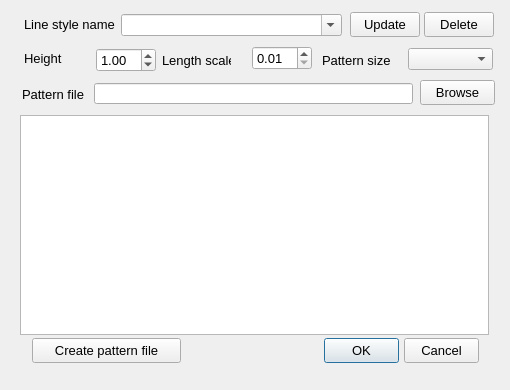
<?xml version="1.0" encoding="UTF-8"?>
<ui version="4.0">
 <class>DefinePatternStyle_Dialog</class>
 <widget class="QDialog" name="DefinePatternStyle_Dialog">
  <property name="geometry">
   <rect>
    <x>0</x>
    <y>0</y>
    <width>510</width>
    <height>390</height>
   </rect>
  </property>
  <property name="minimumSize">
   <size>
    <width>510</width>
    <height>390</height>
   </size>
  </property>
  <property name="maximumSize">
   <size>
    <width>510</width>
    <height>390</height>
   </size>
  </property>
  <property name="font">
   <font>
    <pointsize>10</pointsize>
   </font>
  </property>
  <property name="windowTitle">
   <string>Define pattern line style</string>
  </property>
  <widget class="QPushButton" name="_2">
   <property name="geometry">
    <rect>
     <x>404</x>
     <y>338</y>
     <width>75</width>
     <height>25</height>
    </rect>
   </property>
   <property name="font">
    <font>
     <family>Arial</family>
     <pointsize>10</pointsize>
    </font>
   </property>
   <property name="text">
    <string>Cancel</string>
   </property>
   <property name="autoDefault">
    <bool>false</bool>
   </property>
  </widget>
  <widget class="QPushButton" name="_1">
   <property name="geometry">
    <rect>
     <x>324</x>
     <y>338</y>
     <width>75</width>
     <height>25</height>
    </rect>
   </property>
   <property name="font">
    <font>
     <family>Arial</family>
     <pointsize>10</pointsize>
    </font>
   </property>
   <property name="text">
    <string>OK</string>
   </property>
   <property name="default">
    <bool>true</bool>
   </property>
  </widget>
  <widget class="QLabel" name="label_4">
   <property name="geometry">
    <rect>
     <x>24</x>
     <y>48</y>
     <width>53</width>
     <height>20</height>
    </rect>
   </property>
   <property name="font">
    <font>
     <family>Arial</family>
     <pointsize>10</pointsize>
    </font>
   </property>
   <property name="text">
    <string>Height</string>
   </property>
   <property name="alignment">
    <set>Qt::AlignLeading|Qt::AlignLeft|Qt::AlignVCenter</set>
   </property>
  </widget>
  <widget class="QLabel" name="label_6">
   <property name="geometry">
    <rect>
     <x>322</x>
     <y>50</y>
     <width>79</width>
     <height>20</height>
    </rect>
   </property>
   <property name="font">
    <font>
     <family>Arial</family>
     <pointsize>10</pointsize>
    </font>
   </property>
   <property name="text">
    <string>Pattern size</string>
   </property>
   <property name="alignment">
    <set>Qt::AlignLeading|Qt::AlignLeft|Qt::AlignVCenter</set>
   </property>
  </widget>
  <widget class="QLabel" name="label_7">
   <property name="geometry">
    <rect>
     <x>24</x>
     <y>14</y>
     <width>93</width>
     <height>20</height>
    </rect>
   </property>
   <property name="font">
    <font>
     <family>Arial</family>
     <pointsize>10</pointsize>
    </font>
   </property>
   <property name="text">
    <string>Line style name</string>
   </property>
   <property name="alignment">
    <set>Qt::AlignLeading|Qt::AlignLeft|Qt::AlignVCenter</set>
   </property>
  </widget>
  <widget class="QComboBox" name="_110">
   <property name="geometry">
    <rect>
     <x>121</x>
     <y>14</y>
     <width>221</width>
     <height>22</height>
    </rect>
   </property>
   <property name="font">
    <font>
     <pointsize>10</pointsize>
    </font>
   </property>
   <property name="editable">
    <bool>true</bool>
   </property>
  </widget>
  <widget class="QPushButton" name="_121">
   <property name="geometry">
    <rect>
     <x>424</x>
     <y>12</y>
     <width>70</width>
     <height>25</height>
    </rect>
   </property>
   <property name="font">
    <font>
     <family>Arial</family>
     <pointsize>10</pointsize>
    </font>
   </property>
   <property name="text">
    <string>Delete</string>
   </property>
  </widget>
  <widget class="QPushButton" name="_120">
   <property name="geometry">
    <rect>
     <x>350</x>
     <y>12</y>
     <width>70</width>
     <height>25</height>
    </rect>
   </property>
   <property name="font">
    <font>
     <family>Arial</family>
     <pointsize>10</pointsize>
    </font>
   </property>
   <property name="text">
    <string>Update</string>
   </property>
  </widget>
  <widget class="QComboBox" name="_112">
   <property name="geometry">
    <rect>
     <x>408</x>
     <y>48</y>
     <width>85</width>
     <height>22</height>
    </rect>
   </property>
   <property name="font">
    <font>
     <pointsize>10</pointsize>
    </font>
   </property>
   <property name="editable">
    <bool>false</bool>
   </property>
  </widget>
  <widget class="QLabel" name="label_8">
   <property name="geometry">
    <rect>
     <x>22</x>
     <y>84</y>
     <width>67</width>
     <height>20</height>
    </rect>
   </property>
   <property name="font">
    <font>
     <family>Arial</family>
     <pointsize>10</pointsize>
    </font>
   </property>
   <property name="text">
    <string>Pattern file </string>
   </property>
   <property name="alignment">
    <set>Qt::AlignLeading|Qt::AlignLeft|Qt::AlignVCenter</set>
   </property>
  </widget>
  <widget class="QLineEdit" name="_106">
   <property name="geometry">
    <rect>
     <x>94</x>
     <y>83</y>
     <width>319</width>
     <height>21</height>
    </rect>
   </property>
   <property name="font">
    <font>
     <pointsize>10</pointsize>
    </font>
   </property>
   <property name="readOnly">
    <bool>true</bool>
   </property>
  </widget>
  <widget class="QPushButton" name="_107">
   <property name="geometry">
    <rect>
     <x>420</x>
     <y>80</y>
     <width>75</width>
     <height>25</height>
    </rect>
   </property>
   <property name="font">
    <font>
     <family>Arial</family>
     <pointsize>10</pointsize>
    </font>
   </property>
   <property name="text">
    <string>Browse</string>
   </property>
  </widget>
  <widget class="QLabel" name="label_12">
   <property name="geometry">
    <rect>
     <x>162</x>
     <y>50</y>
     <width>69</width>
     <height>20</height>
    </rect>
   </property>
   <property name="font">
    <font>
     <family>Arial</family>
     <pointsize>10</pointsize>
    </font>
   </property>
   <property name="text">
    <string>Length scale</string>
   </property>
   <property name="alignment">
    <set>Qt::AlignLeading|Qt::AlignLeft|Qt::AlignVCenter</set>
   </property>
  </widget>
  <widget class="QPushButton" name="_122">
   <property name="geometry">
    <rect>
     <x>32</x>
     <y>338</y>
     <width>149</width>
     <height>25</height>
    </rect>
   </property>
   <property name="font">
    <font>
     <family>Arial</family>
     <pointsize>10</pointsize>
    </font>
   </property>
   <property name="text">
    <string>Create pattern file</string>
   </property>
  </widget>
  <widget class="QGraphicsView" name="_109">
   <property name="geometry">
    <rect>
     <x>20</x>
     <y>115</y>
     <width>469</width>
     <height>220</height>
    </rect>
   </property>
   <property name="minimumSize">
    <size>
     <width>469</width>
     <height>220</height>
    </size>
   </property>
   <property name="maximumSize">
    <size>
     <width>469</width>
     <height>220</height>
    </size>
   </property>
   <property name="acceptDrops">
    <bool>false</bool>
   </property>
   <property name="verticalScrollBarPolicy">
    <enum>Qt::ScrollBarAlwaysOff</enum>
   </property>
   <property name="horizontalScrollBarPolicy">
    <enum>Qt::ScrollBarAlwaysOff</enum>
   </property>
   <property name="interactive">
    <bool>false</bool>
   </property>
   <property name="sceneRect">
    <rectf>
     <x>0.000000000000000</x>
     <y>0.000000000000000</y>
     <width>469.000000000000000</width>
     <height>220.000000000000000</height>
    </rectf>
   </property>
   <property name="resizeAnchor">
    <enum>QGraphicsView::AnchorViewCenter</enum>
   </property>
  </widget>
  <widget class="QDoubleSpinBox" name="_100">
   <property name="geometry">
    <rect>
     <x>96</x>
     <y>48</y>
     <width>60</width>
     <height>24</height>
    </rect>
   </property>
   <property name="font">
    <font>
     <pointsize>10</pointsize>
    </font>
   </property>
   <property name="minimum">
    <double>0.010000000000000</double>
   </property>
   <property name="maximum">
    <double>100000000.000000000000000</double>
   </property>
   <property name="value">
    <double>1.000000000000000</double>
   </property>
  </widget>
  <widget class="QDoubleSpinBox" name="_101">
   <property name="geometry">
    <rect>
     <x>252</x>
     <y>46</y>
     <width>60</width>
     <height>24</height>
    </rect>
   </property>
   <property name="font">
    <font>
     <pointsize>10</pointsize>
    </font>
   </property>
   <property name="minimum">
    <double>0.010000000000000</double>
   </property>
   <property name="maximum">
    <double>100000000.000000000000000</double>
   </property>
  </widget>
 </widget>
 <tabstops>
  <tabstop>_110</tabstop>
  <tabstop>_100</tabstop>
  <tabstop>_101</tabstop>
  <tabstop>_112</tabstop>
  <tabstop>_106</tabstop>
  <tabstop>_107</tabstop>
  <tabstop>_120</tabstop>
  <tabstop>_121</tabstop>
  <tabstop>_122</tabstop>
  <tabstop>_1</tabstop>
  <tabstop>_2</tabstop>
  <tabstop>_109</tabstop>
 </tabstops>
 <resources/>
 <connections/>
</ui>
